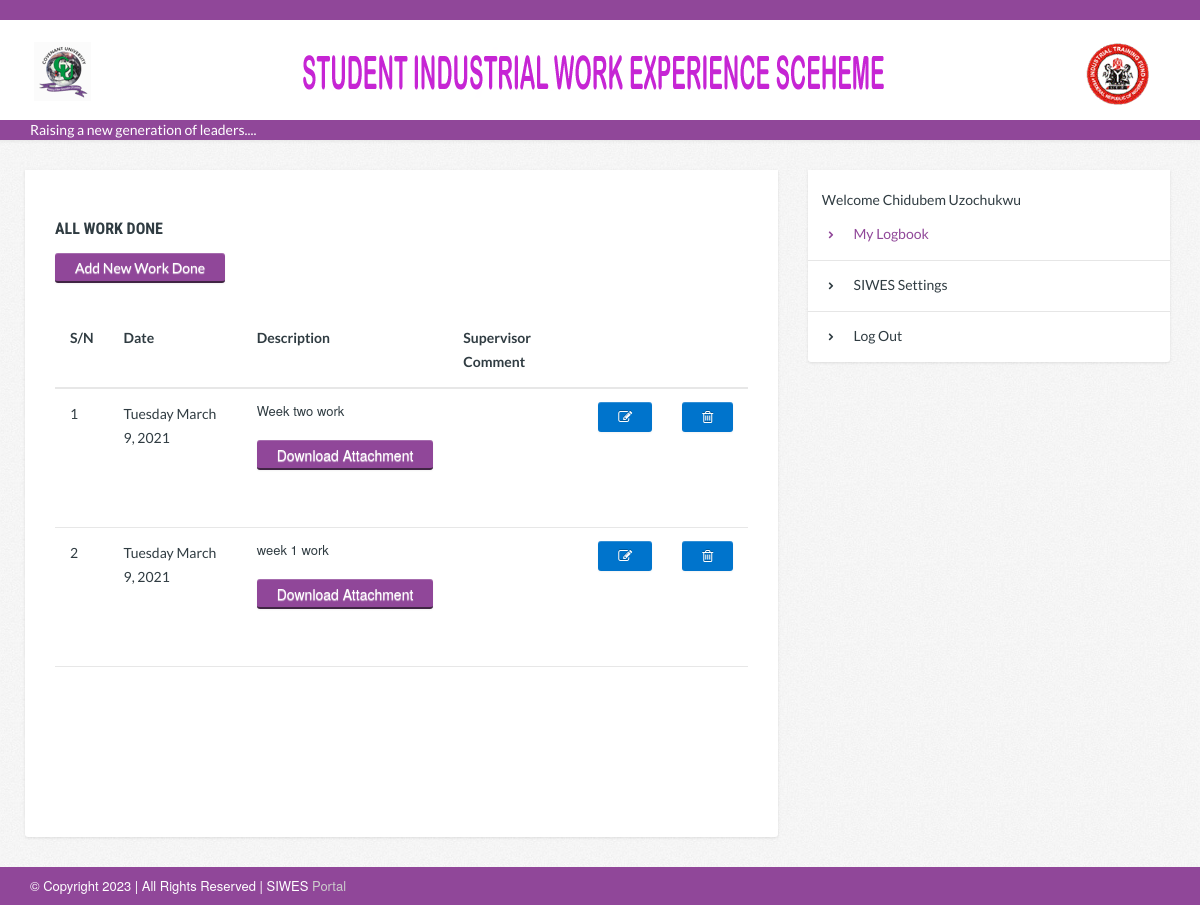
Screenshot of /mylogbook.php (signed in) with the database file from the repository.
### tables this page shows
CREATE TABLE `logbook` (
  `logbookId` int(6) UNSIGNED NOT NULL,
  `logbookMat` varchar(100) NOT NULL,
  `logbookDesc` text NOT NULL,
  `logbookAttach` varchar(100) NOT NULL,
  `logbookComment` text NOT NULL,
  `logDeleteReason` varchar(100) NOT NULL,
  `logbookDelete` varchar(100) DEFAULT NULL,
  `logbookDate` date DEFAULT current_timestamp(),
  `logbookTime` timestamp NOT NULL DEFAULT current_timestamp() ON UPDATE current_timestamp()
);

CREATE TABLE `reglist` (
  `matno` int(11) NOT NULL,
  `fname` varchar(100) DEFAULT NULL,
  `sname` varchar(100) DEFAULT NULL,
  `mname` varchar(100) DEFAULT NULL,
  `sex` varchar(50) DEFAULT NULL,
  `college` varchar(100) DEFAULT NULL,
  `dept` varchar(100) DEFAULT NULL,
  `program` varchar(100) DEFAULT NULL,
  `level` varchar(100) DEFAULT NULL,
  `studentshipStatus` varchar(100) DEFAULT NULL,
  `password` varchar(100) NOT NULL
);

### models/studentinfo.php (called while the page is built, shortened)
<?php
    include_once("includes/functions.php");
    $matno = $_SESSION['matno'];
    $getstdnt = "SELECT * FROM reglist WHERE matno='$matno'";
    $stdnt = mysqli_query($connection, $getstdnt );
    $row = mysqli_fetch_array($stdnt);
    $fname =  $row['fname'];
    $sname =  $row['sname'];
?>

### mylogbook.php (the view, shortened to what this page needs)
<?php
include_once("includes/functions.php");
include_once("models/studentinfo.php");
$serial = 1;
$inc = 1;
?>
<?php require('views/header.php'); ?>
<div id="page-content">
	<div class="container">
		<div class="row">
			<div class="col-sm-8 page-content">
				<div class="white-container mb0">
					<div id='thegentable' class='pb90'>
						<h6>All Work Done</h6>
						<?php
						if ($_SESSION['adminrole'] == "Administrator") {
						?><a href="#" id='shownew' class="btn btn-default">Add New Work Done</a>
							<?php
						} else {
							$thel = mysqli_query($connection, "SELECT * FROM siwespost WHERE  siwesMat = '$matno'");
							if (mysqli_num_rows($thel) > 0) {?>
							<a href="#" id='shownew' class="btn btn-default">Add New Work Done</a>
							<?php
							} else {?>
								<H3>NO SIWES COMPANY ASSIGNED YET</H3>
						<?php	}
						}
						$thelogs = mysqli_query($connection, "SELECT * FROM logbook WHERE  logbookMat = '$matno' and logbookDelete = '0' ORDER BY logbookId DESC");
						if (mysqli_num_rows($thelogs) == 0) { ?>
							<p class='pt20 mb90 pb210'>You have not added any word progress yet.</p>
							<?php
						} else { ?>
							<table class="table-hover">
								<thead">
									<tr>
										<th>S/N</th>
										<th>Date</th>
										<th>Description</th>
										<th>Supervisor Comment</th>
										<th></th>
									</tr>
									<tbody>
										<?php while ($logrow = mysqli_fetch_array($thelogs)) { ?>
											<tr>
												<td><?php echo $serial; ?></td>
												<td><?php echo date_format(date_create($logrow['logbookDate']), 'l F j, Y'); ?></td>
												<td><?php echo $logrow['logbookDesc']; ?>
													<?php if ($logrow['logbookAttach'] != '') : ?>
														<p><a href='models/downloadfile.php?thedocument=<?php echo $logrow['logbookAttach']; ?>' class="btn btn-default">Download Attachment</a></p><br>
													<?php endif; ?>
												</td>
												<td><?php echo $logrow['logbookComment']; ?>
												<td><a href="models/logedit.php?log=<?php echo $logrow['logbookId']; ?>" class='btn btn-primary fa fa-edit' title='Edit'></a></td>
												<td><a data-href="models/logdelete.php?log=<?php echo $logrow['logbookId']; ?>" data-toggle="modal" data-target="#confirm-delete" href="#" class='btn btn-primary fa fa-trash-o' title='Delete'></a></td>
											</tr>
											<?php $serial = $serial + $inc; ?>
										<?php } ?>
									</tbody>
							</table>
						<?php } ?>
					</div>
				</div>
			</div>
			<div class="col-sm-4 page-sidebar">
				<aside>
					<div class="widget sidebar-widget white-container links-widget">
						<ul><br>
							<div>&nbsp&nbsp&nbsp&nbsp Welcome <?php echo ucwords($fname . ' ' . $sname); ?></div>
							<li class="active"><a href="mylogbook.php">My Logbook</a></li>
							<li><a href="siwes.php">SIWES Settings</a></li>
							<li><a href="models/logout.php">Log Out</a></li>
						</ul>
					</div>
				</aside>
			</div>
		</div>
	</div>
</div>
<?php require('views/footer.php'); ?>

### assets/css/style.css (style rules this page uses)
body { background: #ffffff; color: #303c42; font-size: 14px; font-family: 'Lato', Helvetica, Arial, sans-serif; line-height: 20px; cursor: default; -webkit-font-smoothing: antialiased; opacity: 0; }
body.loaded { background: url(../img/bg-pattern.png) repeat 0 0; opacity: 1; -webkit-transition: opacity 0.3s ease-in; -moz-transition: opacity 0.3s ease-in; -o-transition: opacity 0.3s ease-in; transition: opacity 0.3s ease-in; }
#page-content { -webkit-box-shadow: inset 0 5px 5px -5px rgba(0,0,0,.1); box-shadow: inset 0 5px 5px -5px rgba(0,0,0,.1); }
.page-content, .page-sidebar { padding-top: 30px; padding-bottom: 30px; }
a { color: #904799; text-decoration: none; cursor: pointer; }
.loaded a { -webkit-transition: all 0.25s ease-out; -moz-transition: all 0.25s ease-out; -o-transition: all 0.25s ease-out; transition: all 0.25s ease-out; }
p { margin: 0 0 10px; }
.page-content p { margin: 0 0 20px; }
ul, ol { margin-top: 0; margin-bottom: 10px; }
.white-container { margin-bottom: 30px; padding: 20px 30px; -webkit-border-radius: 0 0 3px 3px; border-radius: 0 0 3px 3px; background: #ffffff; -webkit-box-shadow: 0px 1px 3px 0px rgba(0,0,0,.1); box-shadow: 0px 1px 3px 0px rgba(0,0,0,.1); }
h1, h2, h3, h4, h5, h6, .h1, .h2, .h3, .h4, .h5, .h6 { color: inherit; text-transform: uppercase; font-weight: 700; font-family: 'Roboto Condensed', sans-serif; line-height: 1.1; }
h4, h5, h6 { margin-top: 30px; margin-bottom: 15px; }
h6, .h6 { font-size: 16px; }
table { margin: 30px 0 60px 0; max-width: 100%; width: 100%; background-color: transparent; }
th { text-align: left; }
table > thead > tr > th, table > tbody > tr > th, table > tfoot > tr > th, table > thead > tr > td, table > tbody > tr > td, table > tfoot > tr > td { padding: 13px 15px; border-bottom: 1px solid #e7e7e7; vertical-align: top; line-height: 24px; }
table > tbody + tbody { border-top: 2px solid #e7e7e7; }
.btn { display: inline-block; margin-bottom: 0; padding: 5px 20px; border: 0; -webkit-border-radius: 3px; border-radius: 3px; background-image: none; color: #ffffff; vertical-align: middle; text-align: center; white-space: nowrap; font-weight: normal; font-size: 14px; line-height: 20px; cursor: pointer; -webkit-user-select: none; -moz-user-select: none; -ms-user-select: none; -o-user-select: none; user-select: none; }
.loaded .btn { -webkit-transition: all 0.25s ease-out; -moz-transition: all 0.25s ease-out; -o-transition: all 0.25s ease-out; transition: all 0.25s ease-out; }
.btn-default { padding-bottom: 3px; border-bottom: 2px solid #412544; background: #904799; color: #ffffff; }
.widget { position: relative; display: block; margin-bottom: 30px; }
.widget:last-child { margin-bottom: 0; }
.widget.links-widget { padding: 0; }
.widget.links-widget > ul { list-style: none; margin: 0; padding: 0; }
.widget.links-widget > ul > li { position: relative; }
.widget.links-widget > ul > li > a { display: block; border-bottom: 1px solid #e6e6e6; color: inherit; padding: 15px 20px; text-decoration: none; }
.widget.links-widget > ul > li > a:hover, .widget.links-widget > ul > li.active > a { color: #904799; }
.widget.links-widget > ul > li:last-child > a { border-bottom: 0; }
.widget.links-widget > ul > li > a:before { position: relative; top: -1px; margin-right: 20px; color: inherit; content: '\f054'; font-size: 8px; font-family: 'FontAwesome'; }
.mb0 { margin-bottom: 0; }
.pb90 { padding-bottom: 90px; }

### rows the page displays
logbook: logbookDate "Tuesday March 9, 2021", logbookDesc "Week two work"
logbook: serial "2", logbookDate "Tuesday March 9, 2021", logbookDesc "week 1 work"
reglist: fname+sname "Chidubem Uzochukwu"
